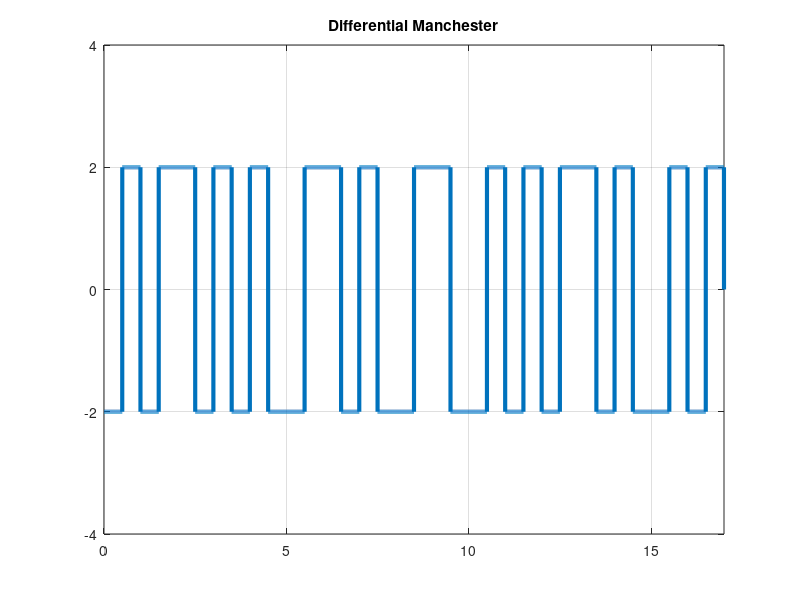

MATLAB code to generate this figure:
%Polar Differential Manchester
%If Next bit is 0 then Inversion

clc;

bits = [0 0 1 0 0 1 1 0 1 1 1 0 0 1 0 1 0];
bitrate = 1;
amplitude = 2;

%Encoding
T = length(bits)/bitrate;   %total time to transmit all bit
n = 1000;   %number of sample per bit
N = length(bits)*n; %number of total sample for all bit
dt = T/N;   %difference between adjecent two sample

x = 0:dt:T;
y = zeros(1,length(x));

lastState = -amplitude;

for i=0 : length(bits)-1
  from = (i*n)+1;
  to = (i+1)*n;
  mid = round((from+to)/2);
  
  if(bits(i+1)==1)
    lastState = -lastState;
    y( from : mid ) = lastState;
    y( mid+1 : to ) = -lastState;
  else
    y( from : mid ) = lastState;
    y( mid+1 : to ) = -lastState;
  end
end

plot(x,y, 'LineWidth', 3);
axis([0 T -amplitude-2 amplitude+2]);
grid on;
title("Differential Manchester");

%Decoding
data = zeros(1, length(bits));
lastState = -amplitude;
for i=0: length(data)-1
  from = (i*n)+1;
  to = (i+1)*n;
  mid = round((from+to)/2);
  if(y( from : mid ) == lastState)
    data(i+1) = 0;
  else
    data(i+1) = 1;
    lastState = -lastState;
  end
end
disp(data);
